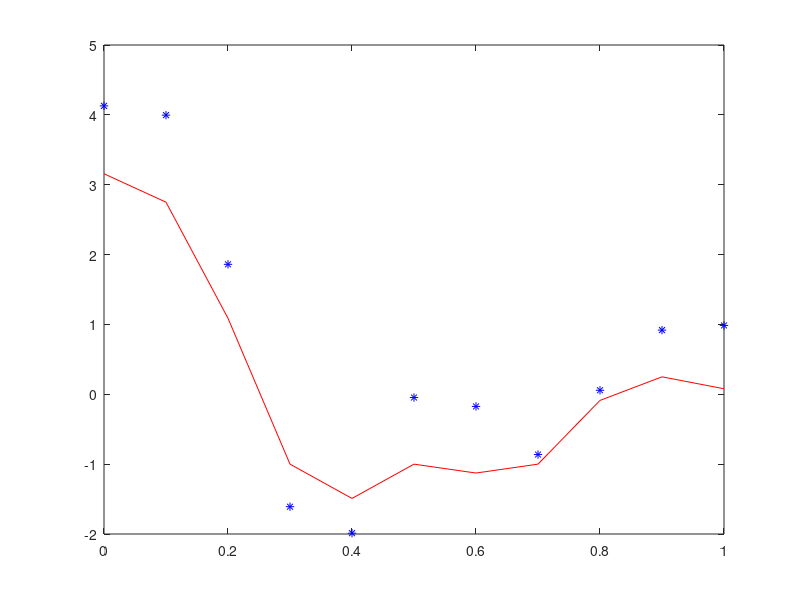
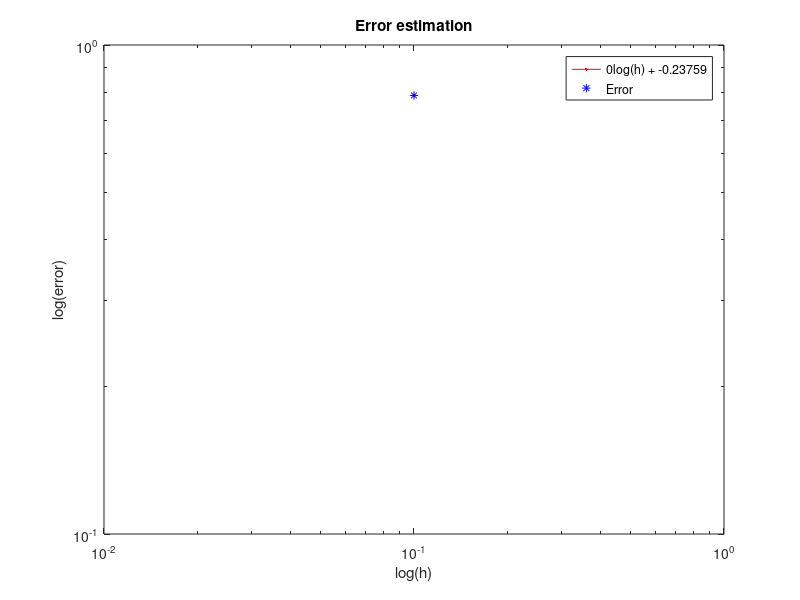

These charts were generated, in order, by the following MATLAB code:
close all;
N = 11;
x0 = 0;
xN = 1;
h = (xN-x0)./(N-1);
k = zeros(1,length(N));
k2 = zeros(1,length(N));
t0 = 0;
T = 0.7;
c = 3;
lambda = pi*c/xN;

%%%%%% Initial data %%%%%%
u_x0 = 0; u_xN = 0; % Neumann
u0 = @(x) cos(lambda.*x/c) + 2*cos(2*lambda.*x/c) + cos(3*lambda.*x/c) + cos(4*lambda.*x/c) + cos(5*lambda.*x/c) + cos(6*lambda.*x/c);
u0_t = 0;
u_exact = @(x,t) cos(lambda.*t)*cos(lambda.*x/c) + cos(2*lambda.*t)*2*cos(2*lambda.*x/c) + cos(3*lambda.*t)*cos(3*lambda.*x/c)+ cos(4*lambda.*t)*cos(4*lambda.*x/c) + cos(5*lambda.*t)*cos(5*lambda.*x/c) + cos(6*lambda.*t)*cos(6*lambda.*x/c);
%%%%%%%%%%%%%%%%%%%%%%%%%%

e1 = cell(1,length(N));
eN = cell(1,length(N));
d1 = cell(1,length(N));
dN = cell(1,length(N));
H = cell(1,length(N));
M = cell(1,length(N));
D2 = cell(1,length(N));
u = cell(1, length(N));
x = cell(1, length(N));
t = cell(1, length(N));
error = zeros(1, length(N));
for j = 1:length(N)
   e1{1,j} = zeros(1,N(j));
   eN{1,j} = zeros(1,N(j));
   d1{1,j} = zeros(1,N(j));
   dN{1,j} = zeros(1,N(j));
   e1{1,j}(1,1) = 1;   
   eN{1,j}(1,end) = 1;
   %%%%%% second-order D2%%%%%% (But first???)
   d1{1,j}(1,1:3) = 1/h(j)*[-3/2 2 -1/2];
   dN{1,j}(1,(end-2):end) = 1/h(j)*[1/2 -2 3/2];
   H{1,j} = h(j)*diag(ones(1,N(j)));
   H{1,j}(1,1) = H{1,j}(1,1)/2; 
   H{1,j}(end,end) = H{1,j}(end,end)/2;
   M{1,j} = (1/h(j))*(zeros(N(j))  + diag(2*ones(N(j) ,1)) + diag(-ones(N(j)-1,1), 1) + diag(-ones(N(j)-1,1), -1));  
   M{1,j}(1,1) = M{1,j}(1,1)/2; 
   M{1,j}(end,end) = M{1,j}(end,end)/2;

   %%%%%% fourth-order D2%%%%%%
%    d1{1,j}(1,1:4) = 1/h(j)*[11/6 -3 3/2 -1/3];
%    dN{1,j}(1,(end-3):end) = 1/h(j)*[1/3 -3/2 3 -11/6];
%    H{1,j} = diag(ones(1,N(j)));
%    H{1,j}(1,1) = 17/48; H{1,j}(end,end) = 17/48;
%    H{1,j}(2,2) = 59/48; H{1,j}(end-1,end-1) = 59/48;
%    H{1,j}(3,3) = 43/48; H{1,j}(end-2,end-2) = 43/48;
%    H{1,j}(4,4) = 49/48; H{1,j}(end-3,end-3) = 49/48;
%    H{1,j} = h(j) * H{1,j};
%    M{1,j} = (zeros(N(j))  + diag(5/2*ones(N(j) ,1)) + diag(-4/3*ones(N(j)-1,1), 1) + diag(-4/3*ones(N(j)-1,1), -1) + diag(1/12*ones(N(j)-2,1), 2) + diag(1/12*ones(N(j)-2,1), -2));  
%    M_U1 = [9/8 -59/48 1/12 1/48]; M_U2 = [-59/48 59/24 -59/48 0]; M_U3 = [1/12 -59/48 55/24 -59/48]; M_U4 = [1/48 0 -59/48 59/24];
%    M{1,j}(1,1:4) = M_U1; M{1,j}(2,1:4) = M_U2; M{1,j}(3,1:4) = M_U3; M{1,j}(4,1:4) = M_U4;
%    M{1,j}(end,(end-3):end) = fliplr(M_U1); M{1,j}(end-1,(end-3):end) = fliplr(M_U2); M{1,j}(end-2,(end-3):end) = fliplr(M_U3); M{1,j}(end-3,(end-3):end) = fliplr(M_U4);
%    M{1,j} = 1/h(j) * M{1,j};
   %%%%%%%%%%%%%%%%%%%%%%%%%%%%
   
   %%%%%%%%%%%%%%%%%%%%%%%%%%%%
   D2{1,j} = H{1,j}\(-M{1,j}-e1{1,j}'*d1{1,j}+eN{1,j}'*dN{1,j});
   %%%%%%%%%%%%%%%%%%%%%%%%%%%%
   
   %%%%%%% timestep %%%%%%%
   k(j) = 2*h(j)/sqrt(max(abs(eig(c^2.*(D2{1,j} + H{1,j}\(e1{1,j}'*d1{1,j}) - H{1,j}\(eN{1,j}'*dN{1,j})))))); 
   %k(j) = h(j)/c; 
   %%%%%%%%%%%%%%%%%%%%%%%%
   
   x{1,j} = linspace(x0, xN, N(j));
   t{1,j} = linspace(t0, T, (T-t0)/k(j));
   u{1,j} = zeros(length(x{1,j}), length(t{1,j}));
   %%%%% Initial data %%%%%%%%%
   u{1,j}(:,1) = u0(x{1,j});
   u{1,j}(:,2) = k(j)*u0_t + k(j)^2/2*c^2*D2{1,j}*u{1,j}(:,1) + u{1,j}(:,1);
   %%%%%%%%%%%%%%%%%%%%%%%%%%%%
    pause on;
   for n = 3:length(t{1,j})
       u{1,j}(:,n) = k(j)^2*c^2.*(D2{1,j}*u{1,j}(:,n-1) + H{1,j}\(e1{1,j}'*(d1{1,j}*u{1,j}(:,n-1)-u_x0)) - H{1,j}\(eN{1,j}'*(dN{1,j}*u{1,j}(:,n-1)-u_xN))) + 2*u{1,j}(:,n-1) - u{1,j}(:,n-2);
%        figure(j);
%        plot(x{1,j},u{1,j}(:,n),'*b');
%        hold on;
%        plot(x{1,j},u_exact(x{1,j},t{1,j}(n)),'r');
%        axis([x0 xN -4 7]);
%        pause(0.0001);
%        hold off;
   end   
   figure(j);
   plot(x{1,j},u{1,j}(:,end),'*b');
   hold on;
   plot(x{1,j},u_exact(x{1,j},t{1,j}(end)),'r');
   hold off;
   error(j) = norm(-u{1,j}(:,end)'+ u_exact(x{1,j},t{1,j}(end)),2)/sqrt(N(j));
end
figure(j+1);
p = polyfit(log(h),log(error),1);
y = polyval(p,log(h));
loglog(h, exp(y),'r',h,error, 'b*');
legend([num2str(p(1)),'log(h) + ', num2str(p(2))],'Error');
xlabel('log(h)');
ylabel('log(error)');
title('Error estimation');
